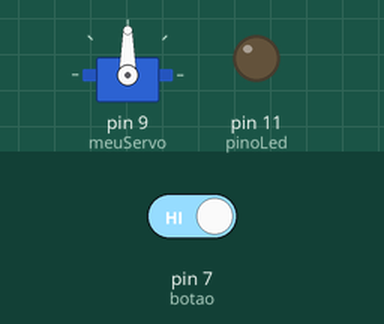
Recording of a sketch running on a simulated Arduino Uno, built with avr-gcc and run on an emulated ATmega328P. Shown: servo, output pins drawn as LEDs (lit = HIGH). Inputs (shaded band) come from the test bench; at power-on: pin 7 (botao) HIGH.

Above: at 17.85 s.
18.1 s: pin 7 (botao) driven LOW
At 34.4 s:
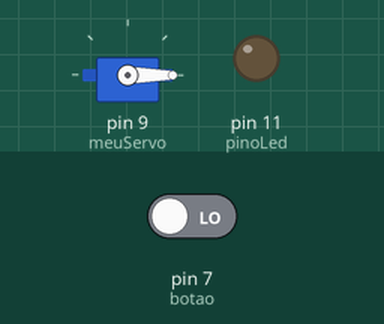
37.5 s: pin 7 (botao) driven LOW
At 43.27 s:
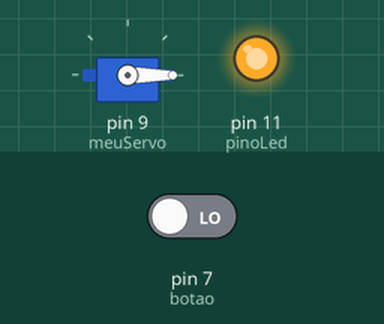
Timing chart, 0 to 52.2 s (numbered marks = the images above; inputs shaded):
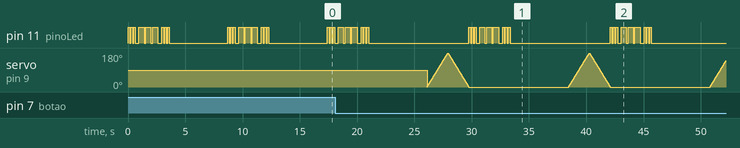

The sketch:

servo_com_botao.ino
```cpp
//   Projeto 8 - Acionando um Motor

#include <Servo.h>

Servo meuServo;
int botao = 7;
int pinoLed = 11;

void setup()
{
  pinMode(botao, INPUT_PULLUP); // define o botão como saidas
  pinMode(pinoLed, OUTPUT);
}

void loop()
{
    meuServo.attach(9);
  if(digitalRead(botao) == LOW)
  {
    for(int angulo=0; angulo<=180; angulo++) // Aumenta o angulo do servo ate chegar em 180 graus
    {
      meuServo.write(angulo);
      delay(10);
    }
    for(int angulo=180; angulo>=0; angulo--)// Diminui o angulo do servo
    {
      meuServo.write(angulo);
      delay(10);
    }
  }
  meuServo.detach();


  // S(...) tres pontos
  for (int x = 0; x < 3; x++) // Repete tudo dentro das chaves tres vezes
  {
    digitalWrite(pinoLed, HIGH);    // Acende o LED
    delay(150);                     // Aguarda
    digitalWrite(pinoLed, LOW);     // Desliga o LED
    delay(100);                     // Aguarda novamente
  }

  delay(200);

  // O(---) tres linhas
  for (int x = 0; x < 3; x++)
  {
    digitalWrite(pinoLed, HIGH);
    delay(450);
    digitalWrite(pinoLed, LOW);
    delay(150);
  }

  delay(200);

  //S(...) tres pontos
  for (int x = 0; x < 3; x++)
  {
    digitalWrite(pinoLed, HIGH);
    delay(150);
    digitalWrite(pinoLed, LOW);
    delay(100);
  }

  delay(5000);

}
```
